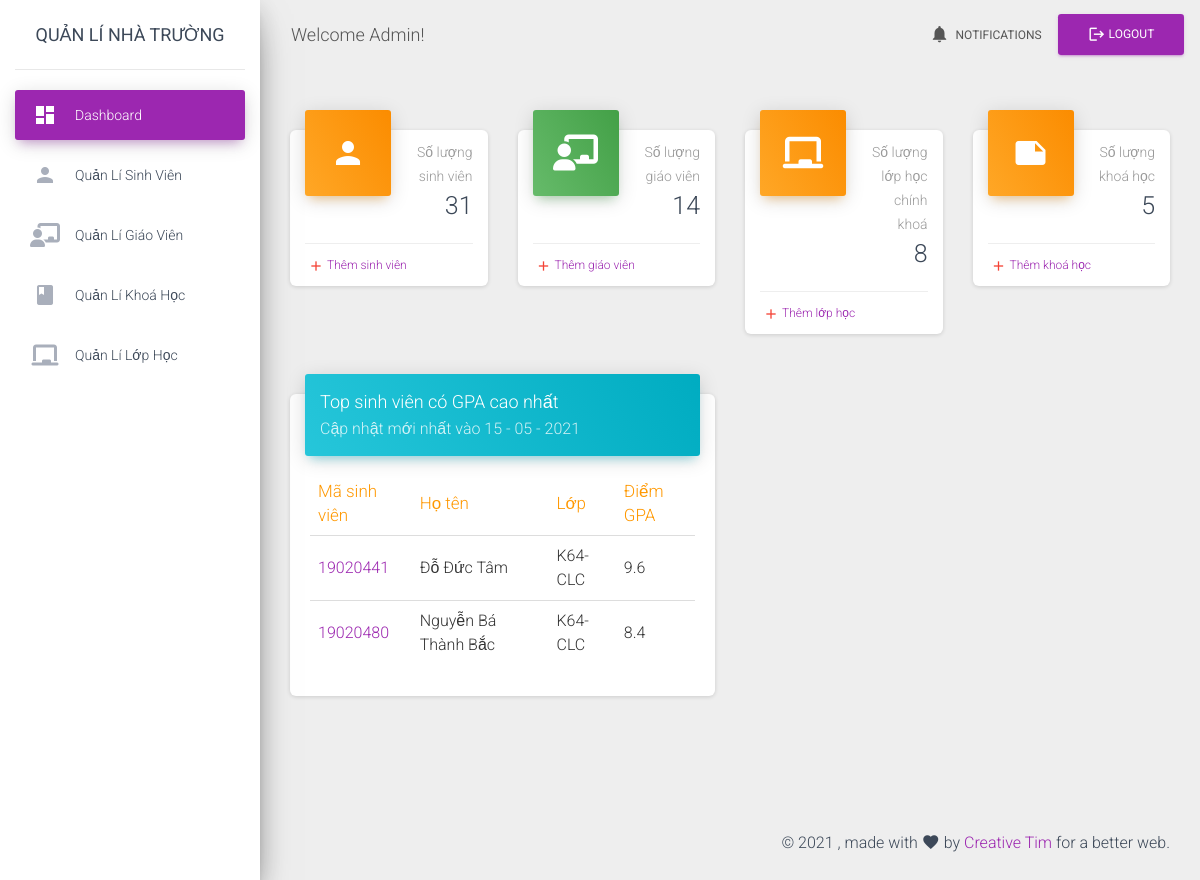
The page /process.php (signed in) on the database its author committed.
### tables this page shows
CREATE TABLE `users` (
  `id` int(11) NOT NULL,
  `title` varchar(20) NOT NULL,
  `username` varchar(50) NOT NULL,
  `pass` varchar(50) NOT NULL,
  `representName` varchar(50) DEFAULT NULL,
  `img-personal` varchar(50) DEFAULT NULL
);

CREATE TABLE `students` (
  `id` int(11) NOT NULL,
  `fullName` varchar(50) NOT NULL,
  `classId` int(11) NOT NULL,
  `contactNumber` varchar(11) NOT NULL,
  `dob` date NOT NULL
);

### function/functions.php (called while the page is built, shortened)
<?php
function selectElementFrom($table, $element = '*', $condition = "1")
{
    global $conn;
    $sqlSelect = "SELECT $element FROM $table WHERE $condition";
    $query = $conn->query($sqlSelect);
    return $query;
}
        ?>
<?php
function getHighestScoreStudents(){
    global $conn;
    $sqlSelectTop = "SELECT  total.studentId, total.totalScores/total.totalCredits gpa
            FROM (SELECT scores.id, score, courses.credit ,studentId, SUM(score*credit) totalScores, SUM(credit) totalCredits
            FROM `scores` LEFT JOIN courses
                ON scores.courseId = courses.id
            GROUP BY studentId) total
            ORDER BY `gpa`  DESC";
    $topStudents = $conn->query($sqlSelectTop);
    $numTop = 4;
    $listTopStudents = array();
    while ($row = $topStudents->fetch_assoc()) {
        $studentId = $row['studentId'];
        $selectStudent = selectElementFrom('students', "*", "id=$studentId");
        $student = $selectStudent->fetch_assoc();
        $classID = $student['classId'];
        $selectClass = selectElementFrom('classes', "*", "id='$classID'");
        $class = $selectClass->fetch_assoc();
        $listTopStudents[] = array("id"=>$studentId, "name"=>$student['fullName'],
            "className"=>$class['className'], "score"=>$row['gpa']);
        $numTop--;
        if ($numTop <= 0) break;
    }
    return $listTopStudents;
}
?>

### viewAdmin.php (the view, shortened to what this page needs)
<!DOCTYPE html>
<html lang="en">
<head>
    <link rel="stylesheet" type="text/css" href="assets/css/reset.css" />
    <?php
    require_once "includes/headContents.php";
    ?>
</head>
<body>
<div class="wrapper ">
    <?php $active_menu = 'index'; $sub_active = 'action';
    require_once "function/functions.php";
    ?>
    <?php require_once 'slide_bar.php' ?>
    <div class="main-panel">
        <?php
        require_once "includes/header.php";
        ?>
        <div class="content">
            <div class="container-fluid">
                <div class="row">
                    <div class="col-lg-3 col-md-6 col-sm-6">
                        <div class="card card-stats">
                            <div class="card-header card-header-warning card-header-icon">
                                <div class="card-icon">
                                    <i class="material-icons">person</i>
                                </div>
                                <p class="card-category">Số lượng sinh viên</p>
                                <h3 class="card-title">
                                    <?php
                                    $selectStudents = selectElementFrom('students', "*", "1");
                                    echo $selectStudents->num_rows;
                                    ?>
                                </h3>
                            </div>
                            <div class="card-footer">
                                <div class="stats">
                                    <i class="material-icons text-danger">add</i>
                                    <a href="manageStudent.php?type=add">Thêm sinh viên</a>
                                </div>
                            </div>
                        </div>
                    </div>
                    <div class="col-lg-3 col-md-6 col-sm-6">
                        <div class="card card-stats">
                            <div class="card-header card-header-success card-header-icon">
                                <div class="card-icon">
                                    <i class="material-icons fas fa-chalkboard-teacher"></i>
                                </div>
                                <p class="card-category">Số lượng giáo viên</p>
                                <h3 class="card-title">
                                    <?php
                                    $selectTeachers = selectElementFrom('teachers', "*", "1");
                                    echo $selectTeachers->num_rows;
                                    ?>
                                </h3>
                            </div>
                            <div class="card-footer">
                                <div class="stats">
                                    <i class="material-icons text-danger">add</i>
                                    <a href="manageTeacher.php?type=add">Thêm giáo viên</a>
                                </div>
                            </div>
                        </div>
                    </div>
                    <div class="col-lg-3 col-md-6 col-sm-6">
                        <div class="card card-stats">
                            <div class="card-header card-header-warning card-header-icon">
                                <div class="card-icon">
                                    <i class="material-icons fas fa-chalkboard"></i>
                                </div>
                                <p class="card-category">Số lượng lớp học chính khoá</p>
                                <h3 class="card-title">
                                    <?php
                                    $selectClasses = selectElementFrom('classes', "*", "1");
                                    echo $selectClasses->num_rows;
                                    ?>
                                </h3>
                            </div>
                            <div class="card-footer">
                                <div class="stats">
                                    <i class="material-icons text-danger">add</i>
                                    <a href="manageClass.php?type=add">Thêm lớp học</a>
                                </div>
                            </div>
                        </div>
                    </div>
                    <div class="col-lg-3 col-md-6 col-sm-6">
                        <div class="card card-stats">
                            <div class="card-header card-header-warning card-header-icon">
                                <div class="card-icon">
                                    <i class="material-icons">note</i>
                                </div>
                                <p class="card-category">Số lượng khoá học</p>
                                <h3 class="card-title">
                                    <?php
                                    $selectCourses = selectElementFrom('courses', "*", "1");
                                    echo $selectCourses->num_rows;
                                    ?>
                                </h3>
                            </div>
                            <div class="card-footer">
                                <div class="stats">
                                    <i class="material-icons text-danger">add</i>
                                    <a href="manageCourse.php?type=add">Thêm khoá học</a>
                                </div>
                            </div>
                        </div>
                    </div>
                    <div class="col-lg-6 col-md-12">
                        <div class="card">
                            <div class="card-header card-header-info">
                                <h4 class="card-title">Top sinh viên có GPA cao nhất</h4>
                                <p class="card-category">Cập nhật mới nhất vào <?php echo date("d - m - Y"); ?></p>
                            </div>
                            <div class="card-body table-responsive">
                                <table class="table table-hover">
                                    <thead class="text-warning">
                                    <th>Mã sinh viên</th>
                                    <th>Họ tên</th>
                                    <th>Lớp</th>
                                    <th>Điểm GPA</th>
                                    </thead>
                                    <tbody>
                                    <?php
                                    $dataTopStudent = getHighestScoreStudents();
                                    if ($dataTopStudent[0]['score'] >= 8) {
                                        for ($i = 0; $i < count($dataTopStudent); $i++) {
                                            $id = $dataTopStudent[$i]["id"];
                                            $score = $dataTopStudent[$i]["score"];
                                            if ($score > 8) {
                                                echo "<tr>
                                                <td><a href='queryOnStudentGrade.php?for=$id'>$id</a></td>
                                                <td>".$dataTopStudent[$i]["name"]."</td>
                                                <td>".$dataTopStudent[$i]["className"]."</td>
                                                <td>".round($dataTopStudent[$i]["score"], 1)."</td>
                                                </tr>";
                                            }
                                        }
                                    } else { ?>
                                        <div>Chưa có kết quả</div>
                                        <?php
                                    }
                                    ?>
                                    </tbody>
                                </table>
                            </div>
                        </div>
                    </div>
                </div>
            </div>
        </div>
    </div>
</div>
<?php
require_once "includes/footer.php";
?>
</body>
</html>

### includes/header.php (shortened to what this page needs)
<nav
	class="navbar navbar-expand-lg navbar-transparent navbar-absolute fixed-top ">
	<div class="container-fluid">
		<div class="navbar-wrapper" id="div-img">
			<a class="navbar-brand" href="process.php" id="welcome">Welcome
                <?php
                if (isset($_SESSION['username'])) {
                    $selectUser = selectElementFrom("users", "*", "username = '$_SESSION[username]'");
                    $user = $selectUser->fetch_assoc();
                    if (isset($user['representName'])){
                        echo "$user[representName]!";
                    } else {
                        echo "$user[username]!";
                    }
                } else {
                    $_SESSION['permission'] = false;
                }
                ?>
            </a>
		</div>
		<div class="collapse navbar-collapse justify-content-end">
			<ul class="navbar-nav">
				<li class="nav-item"><a class="nav-link" href="javascript:;"> <i
						class="material-icons">notifications</i> Notifications
				</a></li>
                <form method="post">
                <li class="nav-item">
                    <button type="submit" name="logout" class="btn btn-primary"> <i class="material-icons">logout</i> Logout
                    </button></li>
                </form>
			</ul>
		</div>
	</div>
</nav>

### slide_bar.php (style rules this page uses)
#div-img { max-width: 100%; max-height: 100%; }

### rows shown on the page
users: representName "Admin"
students: id "19020441", fullName "Đỗ Đức Tâm", className "K64-CLC", score "9.6"
students: id "19020480", fullName "Nguyễn Bá Thành Bắc", className "K64-CLC", score "8.4"

### other values the page prints
$selectStudents->num_rows "31"
$selectTeachers->num_rows "14"
$selectClasses->num_rows "8"
$selectCourses->num_rows "5"
